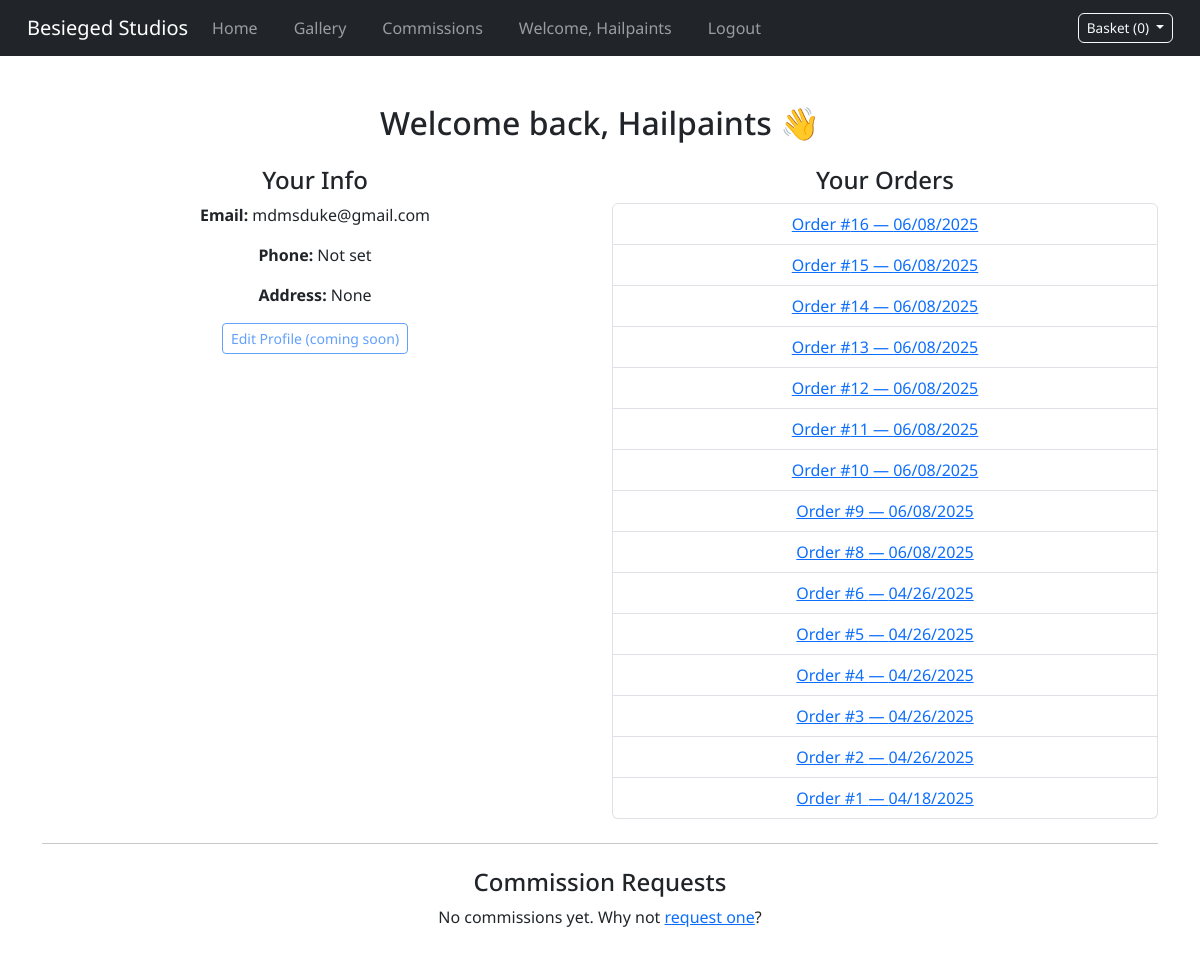
The app's page /dashboard/ (signed in) with its own data.
### accounts/models.py (models this page shows, shortened)
class UserProfile(models.Model):
    user = models.OneToOneField(User, on_delete=models.CASCADE)
    phone_number = models.CharField(max_length=15, blank=True, null=True)
    address = models.TextField(blank=True, null=True)

### checkout/models.py (models this page shows, shortened)
class Order(models.Model):
    user = models.ForeignKey(User, on_delete=models.SET_NULL, null=True, blank=True)
    stripe_session_id = models.CharField(max_length=255)
    full_name = models.CharField(max_length=255)
    email = models.EmailField()
    address = models.TextField()
    created_at = models.DateTimeField(auto_now_add=True)
    paid = models.BooleanField(default=False)

### dashboard/views.py (the view)
# urls.py: path('dashboard/', include('dashboard.urls')),
@login_required
def dashboard(request):
    profile = getattr(request.user, "userprofile", None)
    orders = Order.objects.filter(user=request.user).order_by('-created_at')
    commissions = CommissionQuote.objects.filter(user=request.user).order_by('-created_at')
    print("Commssions: ", commissions)
    context = {
        "profile": profile,
        "orders": orders,
        "commissions": commissions,
    }
    return render(request, 'dashboard/dashboard.html', context)

### basket/context_processors.py (called while the page is built, shortened)
def basket_context(request):
    basket = request.session.get("basket", {})
    basket_items = []
    return {
        "basket_count": sum(item["quantity"] for item in basket_items),
        "basket_items": basket_items,
    }

### dashboard/templates/dashboard/dashboard.html (shortened to what this page needs)
{% extends "base.html" %}
{% block content %}
<div class="container my-5">
    <h2 class="mb-4">Welcome back, {{ user.username }} 👋</h2>
    <div class="row">
        <div class="col-md-6">
            <h4>Your Info</h4>
            <p><strong>Email:</strong> {{ user.email }}</p>
            <p><strong>Phone:</strong> {{ profile.phone_number|default:"Not set" }}</p>
            <p><strong>Address:</strong> {{ profile.address|linebreaksbr|default:"Not set" }}</p>
            <a href="#" class="btn btn-sm btn-outline-primary disabled">Edit Profile (coming soon)</a>
        </div>
        <div class="col-md-6">
            <h4>Your Orders</h4>
            {% if orders %}
                <ul class="list-group">
                    {% for order in orders %}
                        <li class="list-group-item">
                            <a href="{% url 'order_detail' order.id %}">
                                Order #{{ order.id }} — {{ order.created_at|date:"SHORT_DATE_FORMAT" }}
                            </a>
                        </li>
                    {% endfor %}
                </ul>
            {% else %}
                <p>You haven’t placed any orders yet.</p>
            {% endif %}
        </div>
    </div>
    <hr class="my-4">
    <div>
        <h4>Commission Requests</h4>
        {% if commissions %}
            <ul class="list-group">
                {% for commission in commissions %}
                    <li class="list-group-item">
                        <a href="{% url 'commissions:commissions_detail' commission.id %}">
                            Request #{{ commission.id }} — Status: {{ commission.status }}
                        </a>
                    </li>
                {% endfor %}
            </ul>
        {% else %}
            <p>No commissions yet. Why not <a href="{% url 'commissions:smart_commission_redirect' %}">request one</a>?</p>
        {% endif %}
    </div>
</div>
{% endblock %}

### templates/base.html (shortened to what this page needs)
{% load static %}
<!DOCTYPE html>
<html lang="en">
<head>
    <link href="https://cdn.jsdelivr.net/npm/bootstrap@5.3.0/dist/css/bootstrap.min.css" rel="stylesheet">
    <link rel="stylesheet" href="{% static 'css/base.css' %}">
</head>
<body>
    <nav class="navbar navbar-expand-lg navbar-dark bg-dark">
        <div class="container-fluid">
            <a class="navbar-brand" href="{% url 'home' %}">Besieged Studios</a>
            <div class="collapse navbar-collapse" id="navbarNav">
                <ul class="navbar-nav">
                    <li class="nav-item"><a class="nav-link" href="{% url 'home' %}">Home</a></li>
                    <li class="nav-item"><a class="nav-link" href="{% url 'gallery:gallery' %}">Gallery</a></li>
                    <li class="nav-item">
                        {% if user.is_authenticated %}
                            <a class="nav-link" href="{% url 'commissions:smart_commission_redirect' %}">Commissions</a>
                        {% else %}
                            <a class="nav-link" href="{% url 'account_login' %}?next={% url 'commissions:create_commission' %}">Commissions</a>
                        {% endif %}
                    </li>
                </ul>
                <ul class="navbar-nav">
                    {% if user.is_authenticated %}
                        <li class="nav-item">
                            <a class="nav-link" href="{% url 'dashboard' %}">
                                {% if user.userprofile %}
                                    Welcome, {{ user.userprofile.user.username }}
                                {% else %}
                                    Welcome, {{ user.username }}
                                {% endif %}
                            </a>
                        </li>
                        <li class="nav-item">
                            <a class="nav-link" href="{% url 'account_logout' %}">Logout</a>
                        </li>
                    {% endif %}
                </ul>
            </div>
            <div id="basket-preview" class="dropdown">
                <button class="btn btn-outline-light dropdown-toggle" type="button" id="basketDropdown" data-bs-toggle="dropdown" aria-expanded="false">
                    Basket ({{ basket_items|length }})
                </button>
            </div>
        </div>
    </nav>
    <div class="content">
        {% block content %}{% endblock %}
    </div>
</body>
</html>

### static/css/base.css (style rules this page uses)
body { font-family: "Noto Sans", sans-serif; }
nav ul { list-style-type: none; padding: 0; }
nav ul li { display: inline; margin-right: 20px; }
nav ul li a { text-decoration: none; color: blue; }
.content { margin-top: 20px; }
.container { text-align: center; margin-top: 50px; }
.navbar { padding-left: 15px; padding-right: 15px; }
#basket-preview .btn { white-space: nowrap; font-size: 0.85rem; padding: 4px 8px; }

### records on screen
UserProfile: phone_number "Not set", address "None"
Order: id "16", created_at "06/08/2025"
Order: id "15", created_at "06/08/2025"
Order: id "14", created_at "06/08/2025"
Order: id "13", created_at "06/08/2025"
Order: id "12", created_at "06/08/2025"
Order: id "11", created_at "06/08/2025"
Order: id "10", created_at "06/08/2025"
Order: id "9", created_at "06/08/2025"
Order: id "8", created_at "06/08/2025"
Order: id "6", created_at "04/26/2025"
Order: id "5", created_at "04/26/2025"
Order: id "4", created_at "04/26/2025"
Order: id "3", created_at "04/26/2025"
Order: id "2", created_at "04/26/2025"
Order: id "1", created_at "04/18/2025"

### other values on screen
{{ user.userprofile.user.username }} "Hailpaints"
{{ basket_items|length }} "0"
{{ user.username }} "Hailpaints"
{{ user.email }} "mdmsduke@gmail.com"
